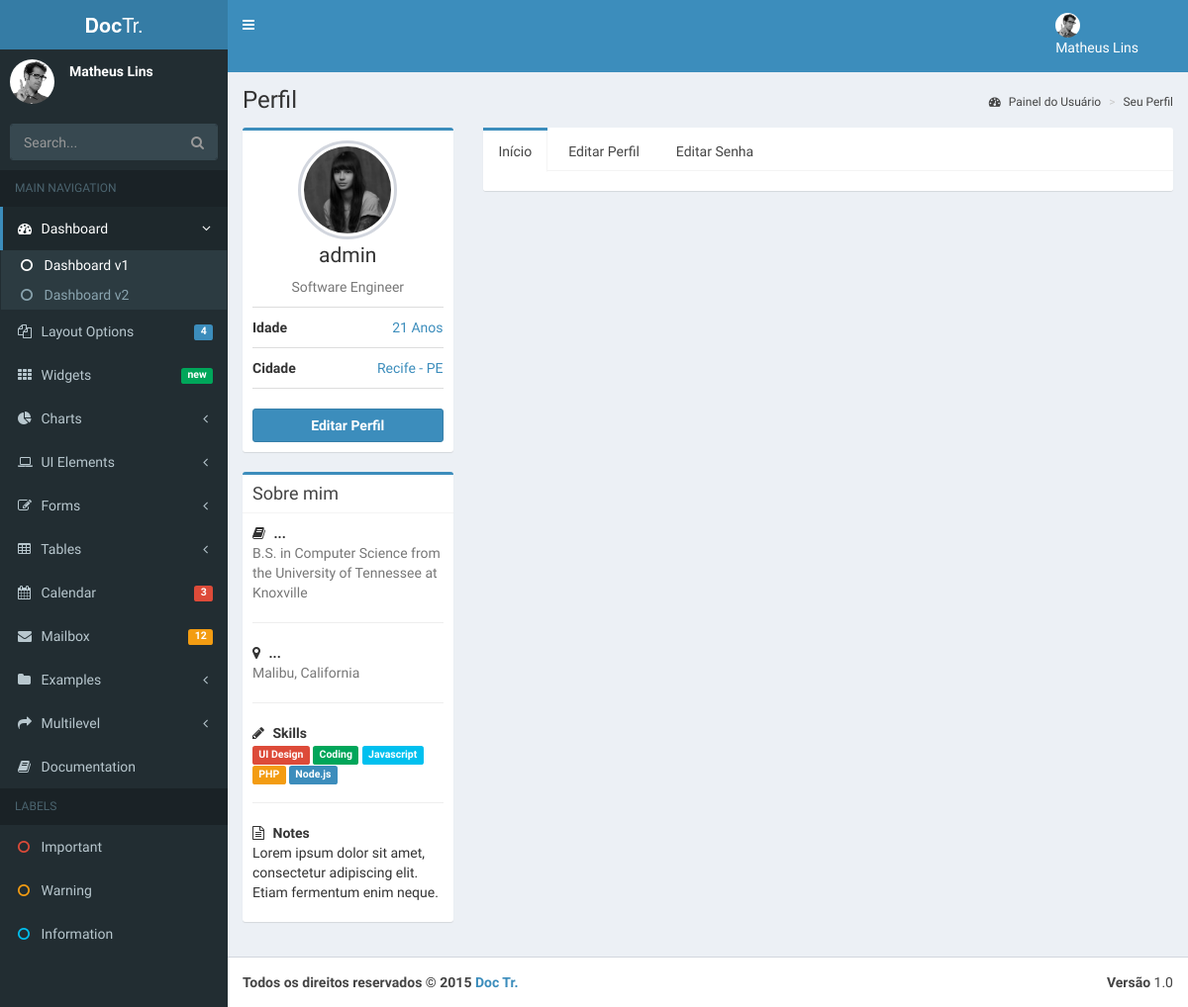
The page /conta/seu_perfil (signed in) on the database as committed earlier.
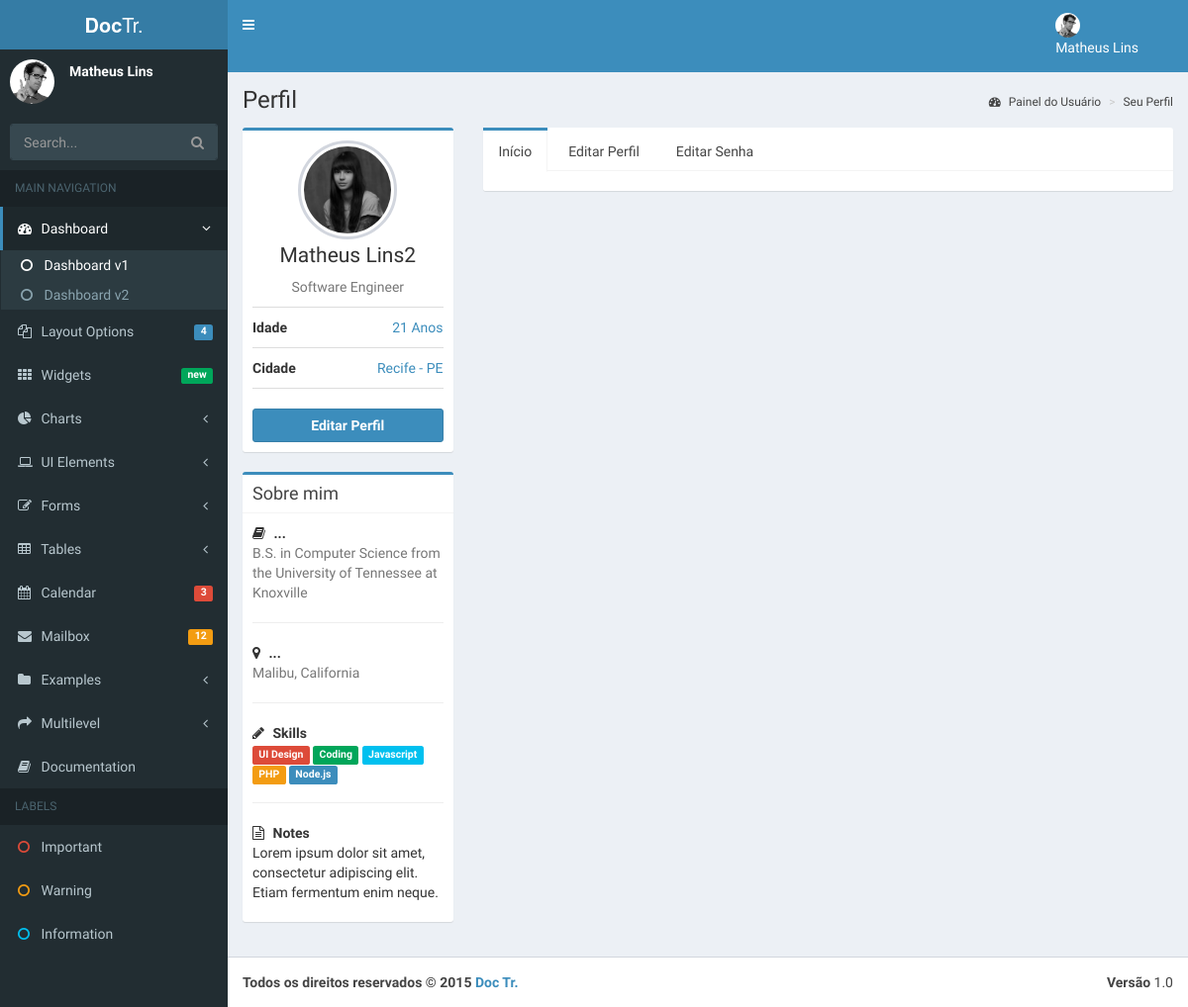
The same page on the database as committed later.
### accounts/models.py (models this page shows, shortened)
class UserU(AbstractBaseUser, PermissionsMixin):
    name = models.CharField('name', max_length=100, blank=True,null=True)
    email = models.EmailField('E-mail', unique=True)
    phone = models.CharField('Telefone', max_length=100, blank=True,null=True)
    username = models.CharField('name de Usuário', unique=True, max_length=100)
    birth_data = models.CharField('Data de Nascimento', max_length=100,blank=True)
    sex = models.CharField('Sexo',max_length=1, choices=(('M', 'Masculino'), ('F', 'Feminino')), default='Masculino')
    is_active = models.BooleanField('Está ativo?', blank=True, default=True)
    is_staff = models.BooleanField('É da equipe?', blank=True, default=False)
    date_joined = models.DateTimeField('Data de Entrada', auto_now_add=True)
    objects = UserManager()
    USERNAME_FIELD = 'username'
    REQUIRED_FIELDS = ['email','name']
    class Meta:
        verbose_name = 'Usuário'
        verbose_name_plural = 'Usuários'

### accounts/views.py (the view)
@login_required(redirect_field_name='login_obrigatorio')
def profile(request):
	template_name = 'profile.html'
	return render(request,template_name)

### accounts/templates/profile.html (shortened to what this page needs)
{% extends 'dashboard.html' %}
{% load static %}
{% load widget_tweaks %}
      {% block content %}
      <div class="content-wrapper">
        {% block content_header %}
          <section class="content-header">
            <h1>
              Perfil
            </h1>
            <ol class="breadcrumb">
              <li><a href="{% url 'accounts:dashboard' %}"><i class="fa fa-dashboard"></i> Painel do Usuário</a></li>
              <li class="active"><a href="#">Seu Perfil</a></li>
            </ol>
          </section>
        {% endblock %}
        {% block content_left_profile %}
       <section class="content">
          <div class="row">
            <div class="col-md-3">
              <div class="box box-primary">
                <div class="box-body box-profile">
                  <img class="profile-user-img img-responsive img-circle" src="{% static 'dist/img/user4-128x128.jpg' %}" alt="User profile picture">
                  <h3 class="profile-username text-center">{{user.name}}</h3>
                  <p class="text-muted text-center">Software Engineer</p>
                  <ul class="list-group list-group-unbordered">
                    <li class="list-group-item">
                      <b>Idade</b> <a class="pull-right">21 Anos</a>
                    </li>
                    <li class="list-group-item">
                      <b>Cidade</b><a class="pull-right">Recife - PE</a>
                    </li>
                  </ul>
                  <a href="{% url 'accounts:edit_profile' %}" class="btn btn-primary btn-block"><b>Editar Perfil</b></a>
                </div>
              </div>
              <div class="box box-primary">
                <div class="box-header with-border">
                  <h3 class="box-title">Sobre mim</h3>
                </div>
                <div class="box-body">
                  <strong><i class="fa fa-book margin-r-5"></i> ...</strong>
                  <p class="text-muted">
                    B.S. in Computer Science from the University of Tennessee at Knoxville
                  </p>
                  <hr>
                  <strong><i class="fa fa-map-marker margin-r-5"></i> ...</strong>
                  <p class="text-muted">Malibu, California</p>
                  <hr>
                  <strong><i class="fa fa-pencil margin-r-5"></i> Skills</strong>
                  <p>
                    <span class="label label-danger">UI Design</span>
                    <span class="label label-success">Coding</span>
                    <span class="label label-info">Javascript</span>
                    <span class="label label-warning">PHP</span>
                    <span class="label label-primary">Node.js</span>
                  </p>
                  <hr>
                  <strong><i class="fa fa-file-text-o margin-r-5"></i> Notes</strong>
                  <p>Lorem ipsum dolor sit amet, consectetur adipiscing elit. Etiam fermentum enim neque.</p>
                </div>
              </div>
            </div>
        {% endblock %}
        {% block content_right_profile %}
            <div class="col-md-9">
              <div class="nav-tabs-custom">
                <ul class="nav nav-tabs">
                  <li class="active"><a href="{% url 'accounts:profile' %}">Início</a></li>
                  <li><a href="{% url 'accounts:edit_profile' %}">Editar Perfil</a></li>
                  <li><a href="{% url 'accounts:edit_password' %}">Editar Senha</a></li>
                </ul>
                <div class="tab-content">
                </div>
              </div>
            </div>
          {% endblock %}
          </div>
        </section>
      </div>
      {% endblock %}

Rows that differ between the two databases and show on the page:
changed UserU: name "admin" → "Matheus Lins2"
